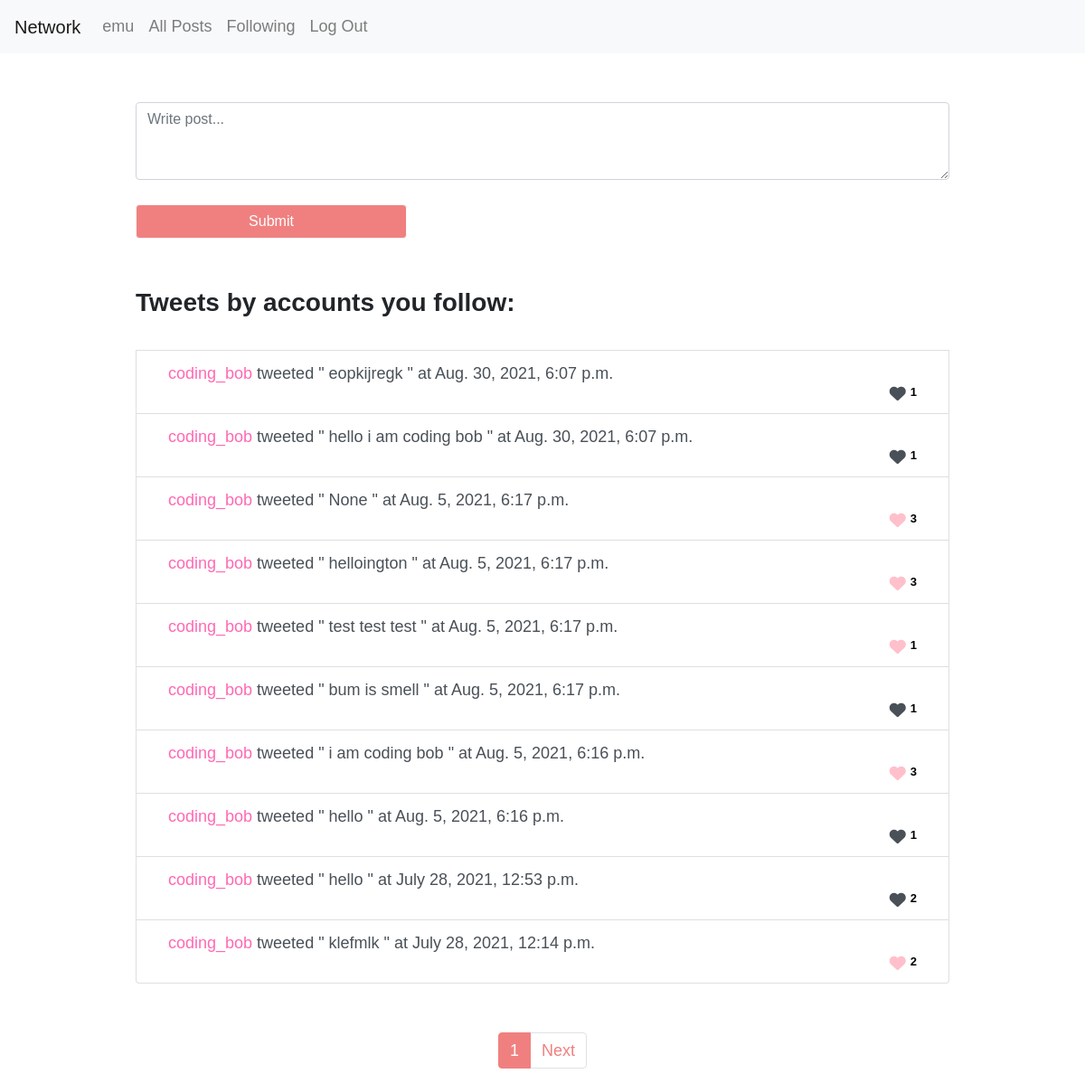
Before: /following/?page=1 (signed in) with the older database file.
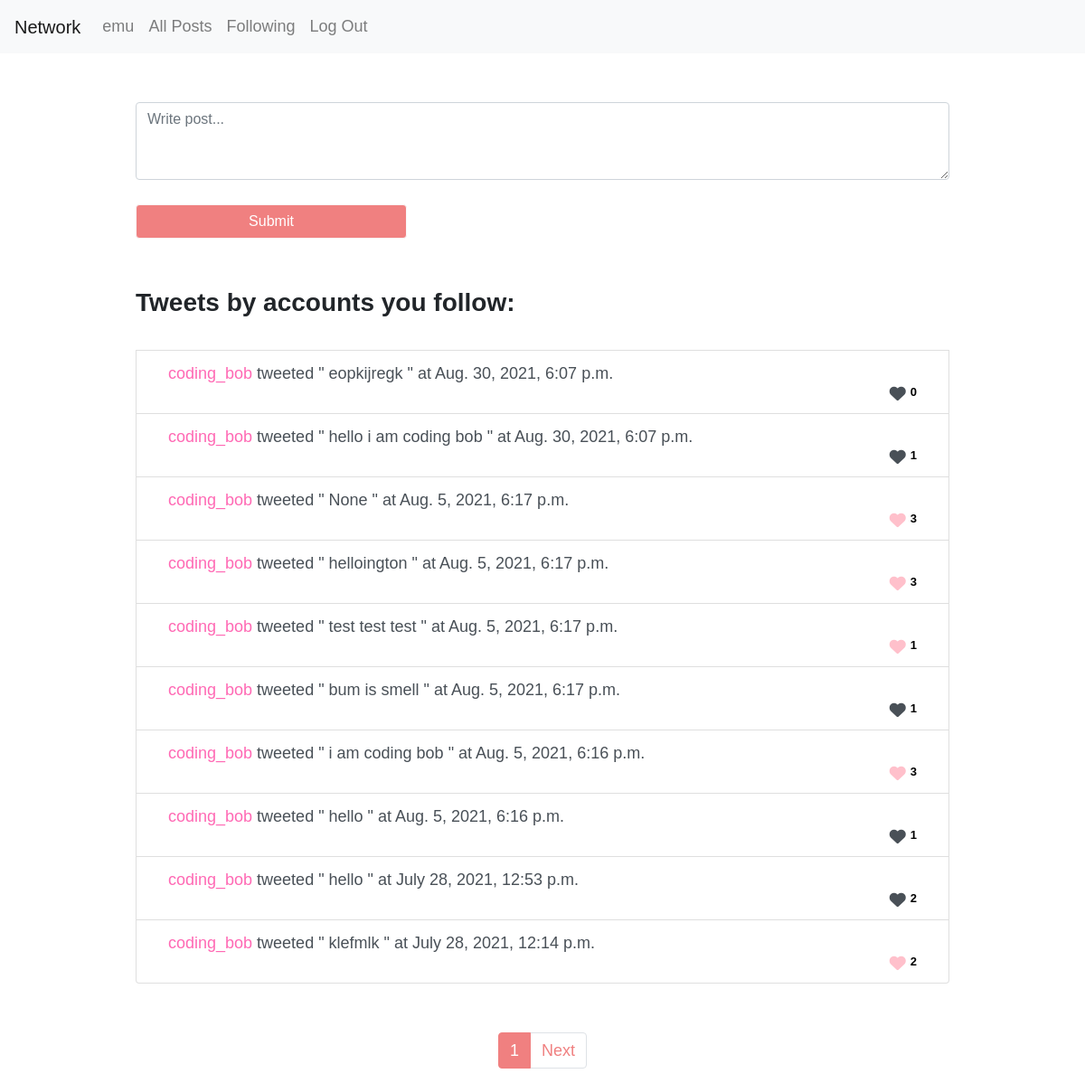
After: the same page with the newer database file.
### network/models.py (models this page shows, shortened)
class Post(models.Model):
    user = models.ForeignKey(User, on_delete=models.CASCADE, default=0)
    user_name = models.CharField(max_length=25, default="string", null=True, blank=True)
    post = models.CharField(max_length=1440, default='', null=True, blank=True)
    time_added = models.DateTimeField(max_length=64, default=datetime.now(timezone.utc))
    likes = models.IntegerField(default="0")

### network/views.py (the view)
# urls.py: path("following/", views.load_following, name="following"),
def load_following(request):
    flow = Follow.objects.filter(follower=request.user.id)
    following = flow.values_list('followee')
    following_list = []
    for i in following:
        fols = Post.objects.filter(user=i[0]).order_by('-time_added')
        followings = fols.values_list('id', 'user', 'user_name', 'post', 'time_added', 'likes')
        following_list.append(followings)
    new_list = []
    for sublist in following_list:
        for item in sublist:
            new_list.append(item)
    smem = Like.objects.filter(liker=request.user.id)
    smeg = smem.values_list('post')
    liked_posts = []
    for i in smeg:
        liked_posts.append(i[0])
    hello = new_list
    paginator = Paginator(hello, 10)
    page_number = request.GET.get('page', 2)
    page_obj = paginator.get_page(page_number)
    print(page_obj, ": page obj")
    return render(request, "network/following.html", {
        "page_obj": page_obj,
        "hello": hello,
        "following_list": following_list,
        "following": following,
        "liked_posts": liked_posts
    })

### network/templates/network/following.html (shortened to what this page needs)
{% extends "network/layout.html" %}
{% block body %}
{% if user.is_authenticated %}
<div style="padding-left: 150px; padding-right: 150px;">
   <br><br>
    <form method="POST" action="{% url 'submit' %}">
        <textarea class="form-control" rows="3" name="submitto" placeholder="Write post..." required></textarea><br>
        <button class="btn btn-light" type="submit">Submit</button></form>
        {% endif %}<br><br>
        <h3><b>Tweets by accounts you follow:</h3></b><br>
        {% if not following %}
        You don't follow anyone yet!
        {% else %}
        {% for i in page_obj %}
        <li class="list-group-item list-group-item-action"> <div class="container">
        <div id="divvo_{{ i.0 }}"><div class="tweeto_{{ i.0 }}"> <a href="{% url 'load_profile' i.1 %}"> {{ i.2 }} </a>tweeted " {{ i.3 }} " at {{ i.4 }} </div> </div>
        {% if user.is_authenticated and i.0 not in liked_posts %}
        <i class="fas fa-heart" id="authenticatedheart{{i.0}}"><div class="likes" id="likes{{i.0}}">   {{i.5}}</div> </i>
        {% elif i.0 in liked_posts %}
        <i class="fas fa-heart" id="authenticatedheart{{i.0}}" style="color:pink;"><div class="likes" id="likes{{i.0}}">   {{i.5}}</div> </i>
        {% else %}
        <i class="fas fa-heart" id="unauthenticatheart{{i.0}}"><div class="likes" id="likes{{i.0}}">   {{i.5}}</div> </i>
        {% endif %}
        {% endfor %}
        </li></div><br><br>
        {% endif %}
        {% endblock %}

Changed rows visible on the page:
changed Post "eopkijregk": likes "1" → "0"
